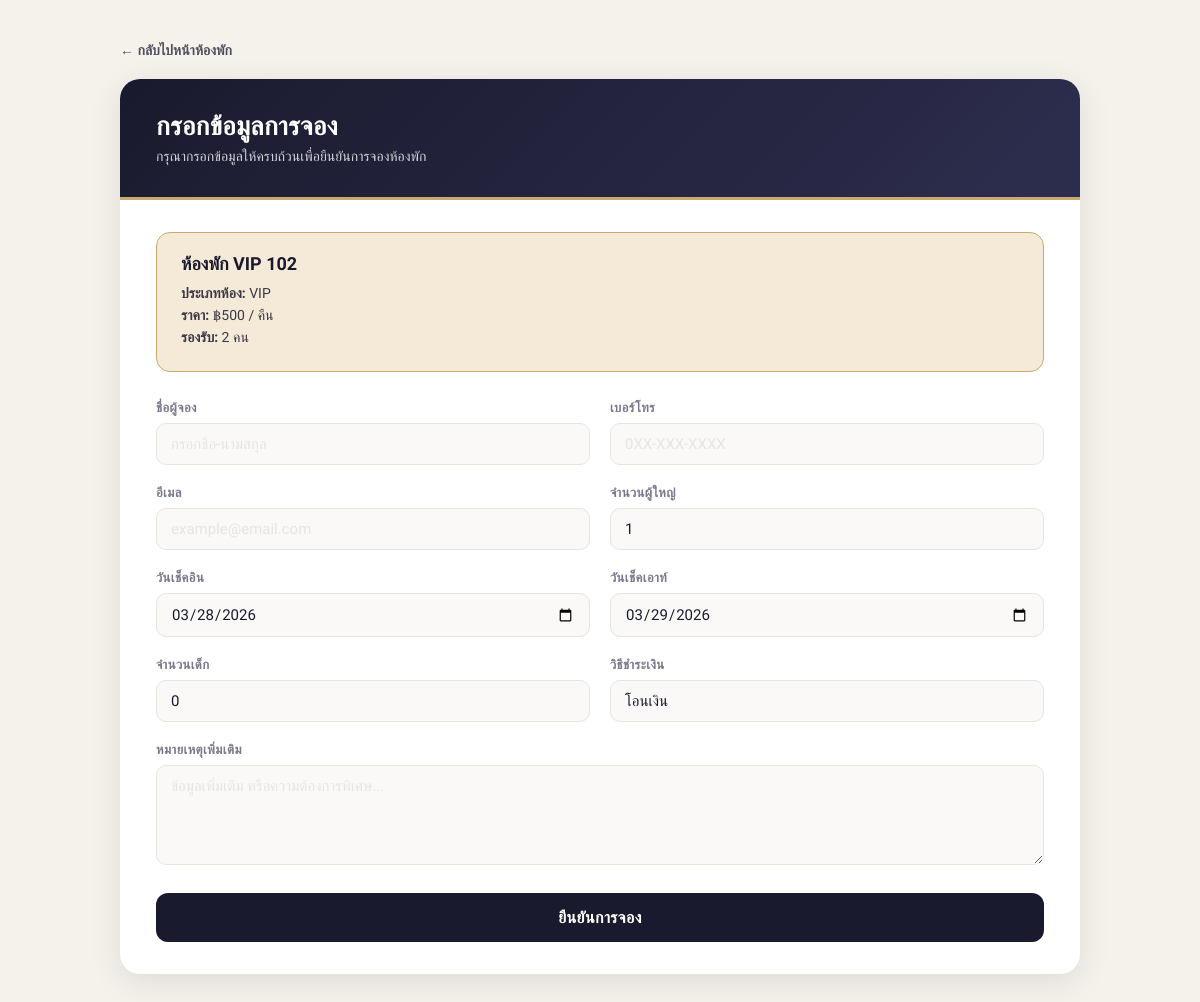
Page /booking_form.php?room_id=4 (signed in) on the committed database.
### tables this page shows
CREATE TABLE `rooms` (
  `id` int(11) NOT NULL,
  `room_name` varchar(255) NOT NULL,
  `room_type` varchar(100) DEFAULT NULL,
  `price` decimal(10,2) NOT NULL,
  `image` varchar(255) DEFAULT NULL,
  `description` text DEFAULT NULL,
  `status` enum('show','hide') NOT NULL DEFAULT 'show',
  `room_size` varchar(100) DEFAULT NULL,
  `bed_type` varchar(100) DEFAULT NULL,
  `capacity` int(11) DEFAULT NULL,
  `updated_at` timestamp NOT NULL DEFAULT current_timestamp() ON UPDATE current_timestamp(),
  `total_rooms` int(11) NOT NULL DEFAULT 5,
  `max_guests` int(11) NOT NULL DEFAULT 2,
  `image_path` varchar(255) DEFAULT NULL
);

### booking_form.php (the view, shortened to what this page needs)
<?php
$conn = new mysqli("localhost", "root", "Kanathip04", "backoffice_db");
$conn->set_charset("utf8mb4");
$room_id  = isset($_GET['room_id']) ? (int)$_GET['room_id'] : 0;
$checkin  = trim($_GET['checkin'] ?? '');
$checkout = trim($_GET['checkout'] ?? '');
$guests   = trim($_GET['guests'] ?? '1');
$stmt = $conn->prepare("
    SELECT id, room_name, room_type, price, room_size, bed_type, capacity, image, description
    FROM rooms
    WHERE id = ? AND status = 1
    LIMIT 1
");
$stmt->bind_param("i", $room_id);
$stmt->execute();
$result = $stmt->get_result();
$room = $result->fetch_assoc();
if ($checkin === '') {
    $checkin = date('Y-m-d');
}
if ($checkout === '' || $checkout <= $checkin) {
    $checkout = date('Y-m-d', strtotime($checkin . ' +1 day'));
}
?>
<!DOCTYPE html>
<html lang="th">
<head>
</head>
<body>
<div class="wrapper">
  <a href="/Projate/booking_room.php?checkin=<?php echo urlencode($_GET['checkin'] ?? ''); ?>&checkout=<?php echo urlencode($_GET['checkout'] ?? ''); ?>&guests=<?php echo urlencode($_GET['guests'] ?? ''); ?>"
     class="back-link">
    &#8592; กลับไปหน้าห้องพัก
  </a>
  <div class="card">
    <div class="header">
      <h1>กรอกข้อมูลการจอง</h1>
      <p>กรุณากรอกข้อมูลให้ครบถ้วนเพื่อยืนยันการจองห้องพัก</p>
    </div>
    <div class="content">
      <div class="room-box">
        <h3><?php echo htmlspecialchars($room['room_name']); ?></h3>
        <p><strong>ประเภทห้อง:</strong> <?php echo htmlspecialchars($room['room_type']); ?></p>
        <p><strong>ราคา:</strong> ฿<?php echo number_format((float)$room['price']); ?> / คืน</p>
        <p><strong>รองรับ:</strong> <?php echo htmlspecialchars($room['capacity']); ?> คน</p>
      </div>
      <form action="save_booking.php" method="POST">
        <div class="form-grid">
          <div class="form-group">
            <label>ชื่อผู้จอง</label>
            <input type="text" name="customer_name" placeholder="กรอกชื่อ-นามสกุล" required>
          </div>
          <div class="form-group">
            <label>เบอร์โทร</label>
            <input type="text" name="phone" placeholder="0XX-XXX-XXXX" required>
          </div>
          <div class="form-group">
            <label>อีเมล</label>
            <input type="email" name="email" placeholder="example@email.com">
          </div>
          <div class="form-group">
            <label>จำนวนผู้ใหญ่</label>
            <input type="number" name="adults" min="1" value="<?php echo (int)$guests; ?>" required>
          </div>
          <div class="form-group">
            <label>วันเช็คอิน</label>
            <input type="date" name="checkin_date" value="<?php echo htmlspecialchars($checkin); ?>" required>
          </div>
          <div class="form-group">
            <label>วันเช็คเอาท์</label>
            <input type="date" name="checkout_date" value="<?php echo htmlspecialchars($checkout); ?>" required>
          </div>
          <div class="form-group">
            <label>จำนวนเด็ก</label>
            <input type="number" name="children" min="0" value="0">
          </div>
          <div class="form-group">
            <label>วิธีชำระเงิน</label>
            <select name="payment_method">
              <option value="โอนเงิน">โอนเงิน</option>
            </select>
          </div>
          <div class="form-group full">
            <label>หมายเหตุเพิ่มเติม</label>
            <textarea name="note" placeholder="ข้อมูลเพิ่มเติม หรือความต้องการพิเศษ..."></textarea>
          </div>
        </div>
        <button type="submit" class="btn-submit">ยืนยันการจอง</button>
      </form>
    </div>
  </div>
</div>
</body>
</html>

### booking_form.php (style rules this page uses)
:root { --ink: #1a1a2e; --gold: #c9a96e; --gold-light: #f5ead8; --bg: #f5f1eb; --card: #ffffff; --muted: #7a7a8c; --border: #e8e4de; }
* { margin: 0; padding: 0; box-sizing: border-box; }
body { font-family: 'Sarabun', sans-serif; background: var(--bg); color: var(--ink); min-height: 100vh; padding: 40px 16px; }
.wrapper { width: min(960px, 100%); margin: 0 auto; }
.back-link { display: inline-flex; align-items: center; gap: 6px; margin-bottom: 20px; color: var(--ink); text-decoration: none; font-weight: 600; font-size: 14px; opacity: .75; transition: opacity .2s; }
.card { background: var(--card); border-radius: 20px; box-shadow: 0 8px 32px rgba(26,26,46,.10); overflow: hidden; }
.header { background: linear-gradient(135deg, #1a1a2e 0%, #2d2d4e 100%); color: #fff; padding: 32px 36px; border-bottom: 3px solid var(--gold); }
.header h1 { font-size: 26px; font-weight: 700; letter-spacing: .3px; margin-bottom: 6px; }
.header p { font-size: 14px; font-weight: 300; opacity: .8; }
.content { padding: 32px 36px; }
.room-box { background: var(--gold-light); border: 1px solid var(--gold); border-radius: 14px; padding: 20px 24px; margin-bottom: 28px; }
.room-box h3 { font-size: 18px; font-weight: 700; color: var(--ink); margin-bottom: 10px; }
.room-box p { font-size: 14px; color: var(--ink); margin-bottom: 5px; opacity: .85; }
.room-box p strong { opacity: 1; }
.form-grid { display: grid; grid-template-columns: repeat(2, 1fr); gap: 20px; }
.form-group { display: flex; flex-direction: column; }
.form-group.full { grid-column: 1 / -1; }
label { font-size: 13px; font-weight: 600; color: var(--muted); margin-bottom: 7px; letter-spacing: .4px; text-transform: uppercase; }
input, textarea, select { font-family: 'Sarabun', sans-serif; font-size: 15px; color: var(--ink); background: #faf9f7; border: 1.5px solid var(--border); border-radius: 10px; padding: 11px 14px; outline: none; transition: border-color .2s, box-shadow .2s; }
input::placeholder, textarea::placeholder { color: var(--border); }
textarea { min-height: 100px; resize: vertical; }
select { appearance: none; cursor: pointer; }
.btn-submit { margin-top: 28px; width: 100%; padding: 15px; border: none; border-radius: 12px; background: var(--ink); color: #fff; font-family: 'Sarabun', sans-serif; font-size: 16px; font-weight: 700; letter-spacing: .4px; cursor: pointer; transition: background .2s, transform .15s; }

### rows in the picture
rooms: room_name "ห้องพัก VIP 102", room_type "VIP", price "500", capacity "2"
